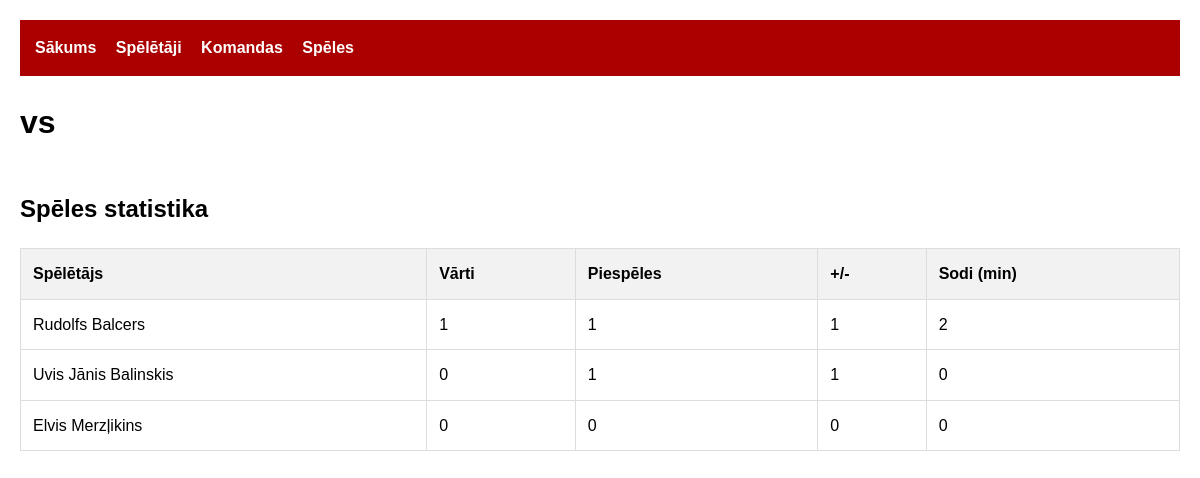
Screenshot of /game/1 with the database file from the repository.
### tables this page shows
CREATE TABLE Statistics (
    stat_id INTEGER PRIMARY KEY AUTOINCREMENT,
    player_id INTEGER NOT NULL,
    game_id INTEGER NOT NULL,
    goals INTEGER DEFAULT 0,
    assists INTEGER DEFAULT 0,
    plus_minus INTEGER DEFAULT 0,
    penalty_minutes INTEGER DEFAULT 0,
    saves INTEGER DEFAULT 0,
    shots_against INTEGER DEFAULT 0,
    FOREIGN KEY (player_id) REFERENCES Players(player_id),
    FOREIGN KEY (game_id) REFERENCES Games(game_id)
);

CREATE TABLE Players (
    player_id INTEGER PRIMARY KEY AUTOINCREMENT,
    first_name TEXT NOT NULL,
    last_name TEXT NOT NULL,
    birth_date TEXT,
    position TEXT CHECK(position IN ('Goalie', 'Defenseman', 'Forward')),
    jersey_number INTEGER,
    team_id INTEGER,
    is_nhl_player BOOLEAN DEFAULT 0,
    FOREIGN KEY (team_id) REFERENCES Teams(team_id)
);

### app.py (the view)
@app.route('/game/<int:game_id>')
def game_detail(game_id):
    conn = sqlite3.connect('hockey.db')
    conn.row_factory = sqlite3.Row
    game = conn.execute('''
        SELECT g.*, ht.name as home_team, at.name as away_team
        FROM Games g
        JOIN Teams ht ON g.home_team_id = ht.team_id
        JOIN Teams at ON g.away_team_id = at.team_id
        WHERE g.game_id = ?
    ''', (game_id,)).fetchone()
    stats = conn.execute('''
        SELECT p.first_name, p.last_name, s.*
        FROM Statistics s
        JOIN Players p ON s.player_id = p.player_id
        WHERE s.game_id = ?
        ORDER BY s.goals DESC, s.assists DESC
    ''', (game_id,)).fetchall()
    conn.close()
    return render_template('game_detail.html', game=game, stats=stats)

### templates/game_detail.html (shortened to what this page needs)
{% extends "base.html" %}
{% block content %}
<h1>{{ game.home_team }} vs {{ game.away_team }}</h1>
<h2>Spēles statistika</h2>
<table>
    <tr>
        <th>Spēlētājs</th>
        <th>Vārti</th>
        <th>Piespēles</th>
        <th>+/-</th>
        <th>Sodi (min)</th>
    </tr>
    {% for stat in stats %}
    <tr>
        <td>{{ stat.first_name }} {{ stat.last_name }}</td>
        <td>{{ stat.goals }}</td>
        <td>{{ stat.assists }}</td>
        <td>{{ stat.plus_minus }}</td>
        <td>{{ stat.penalty_minutes }}</td>
    </tr>
    {% endfor %}
</table>
{% endblock %}

### static/style.css (style rules this page uses)
body { font-family: Arial, sans-serif; margin: 0; padding: 20px; line-height: 1.6; }
table { width: 100%; border-collapse: collapse; margin-top: 20px; }
th, td { border: 1px solid #ddd; padding: 12px; text-align: left; }
th { background-color: #f2f2f2; }

### rows the page displays
Statistics: first_name "Rudolfs", last_name "Balcers", goals "1", assists "1", plus_minus "1", penalty_minutes "2"
Statistics: first_name "Uvis", last_name "Jānis Balinskis", goals "0", assists "1", plus_minus "1", penalty_minutes "0"
Statistics: first_name "Elvis", last_name "Merzļikins", goals "0", assists "0", plus_minus "0", penalty_minutes "0"
